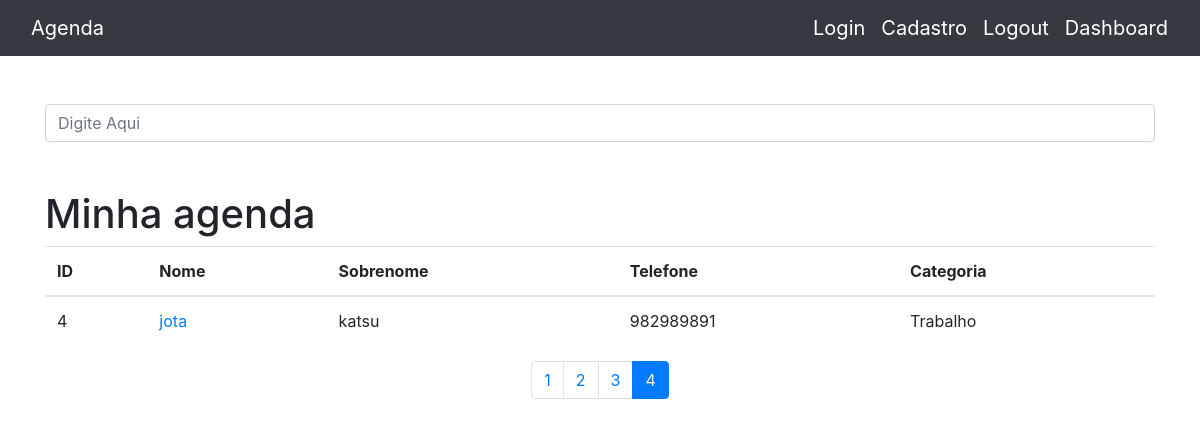
The page /?p=4&termo= on the database its author committed.
### contatos/models.py (models this page shows, shortened)
class Contato(models.Model):
    nome = models.CharField(max_length=300)
    sobrenome = models.CharField(max_length=300, blank=True)
    telefone = models.CharField(max_length=300)
    email = models.CharField(max_length=300, blank=True)
    data_criacao = models.DateField(default=timezone.now)
    descricao = models.TextField(blank=True)
    categoria = models.ForeignKey(Categoria, on_delete=models.DO_NOTHING)
    mostrar = models.BooleanField(default=True)
    foto = models.ImageField(blank=True, upload_to='fotos/%Y/%m/%d')

class Categoria(models.Model):
    nome = models.CharField(max_length=300)
    def __str__(self):
        return self.nome

### contatos/views.py (the view)
# urls.py: path('', views.index, name='index'),
def index(request):
    contatos = Contato.objects.order_by('id').filter(
        mostrar=True
    )
    paginator = Paginator(contatos, 1)
    page = request.GET.get('p')
    contatos = paginator.get_page(page)
    return render(request, 'contatos/index.html', {
        'contatos': contatos
    })

### contatos/templates/contatos/index.html
{% extends 'base.html' %}
{%block conteudo%}
    <h1 class="mt-5">Minha agenda</h1>
            <table class="table">
              <thead>
                <tr>
                  <th>ID</th>
                  <th>Nome</th>
                  <th>Sobrenome</th>
                  <th>Telefone</th>
                  <th>Categoria</th>
                </tr>
              </thead>
              <tbody>
                {%for contato in contatos%}
                  <tr>
                    <td>{{contato.id}}</td>
                    <td>
                      <a href="{%url 'ver_contato' contato.id%}">{{contato.nome}} </a>
                    </td>
                    <td>{{contato.sobrenome}}</td>
                    <td>{{contato.telefone}}</td>
                    <td>{{contato.categoria}}</td>
                  </tr>
                {% endfor %}
              </tbody>
            </table>
  <nav aria-label="Page navigation example">
  <ul class="pagination justify-content-center">
    {%for pagina in contatos.paginator.page_range%}
      {%if contatos.number == pagina%}
        <li class="page-item active">
          <a class="page-link" href="?p={{pagina}}&termo={{request.GET.termo}}">{{pagina}}</a>
        </li>
      {%else%}
        <li class="page-item">
          <a class="page-link" href="?p={{pagina}}&termo={{request.GET.termo}}">{{pagina}}</a>
        </li>
      {%endif%}
    {%endfor%}
  </ul>
</nav>
{%endblock%}

### rows shown on the page
Contato: id "4", nome "jota", sobrenome "katsu", telefone "982989891", categoria "Trabalho"

### other values the page prints
{{ pagina }} "1" "2" "3"
{{ pagina }} "4"
